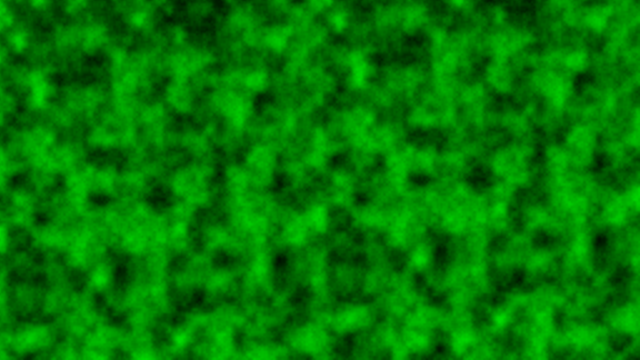
Frame 1 (no input)
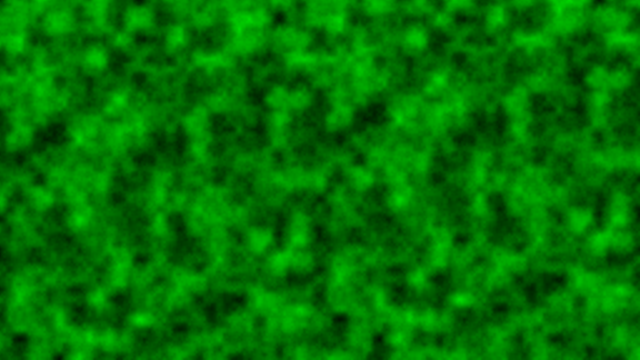
Frame 60 (the mouse pressed at the canvas centre just before this capture)
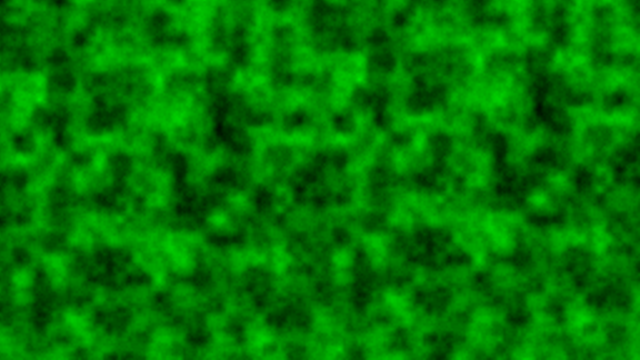
Frame 120 (the mouse held since frame 60 and released just before this capture)

The Processing sketch that drew these frames (run headless with seeded random() and noise(); from frame 60 on, the mouse is pressed at the canvas centre):

// Processing sketch: brightness
// ── brightness.pde
float STEP = 0.05;

void setup() {
  size(640, 360);
  //noLoop();
}

float zoff = 0.0;

void draw() {
  background(0);
  loadPixels();
  float xoff = 0.0;

  for (int x = 0; x < width; x++) {
    xoff += STEP;
    float yoff = 0.0;
    for (int y = 0; y < height; y++) {
      yoff += STEP;
      float bright = noise(xoff, yoff, zoff)*255;
      //float bright = random(0, 255);
      pixels[x+y*width] = color(0, bright, 0);
    }
  }
  updatePixels();
  zoff += STEP;
}
